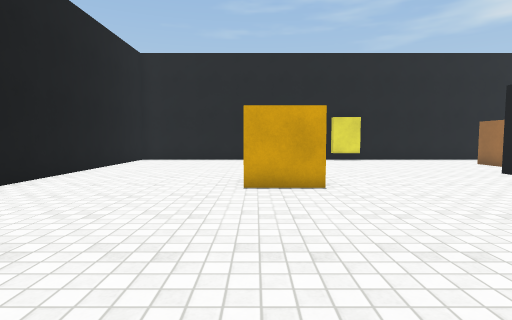
view 1 (above)

20 first-person views from a walk through a scene from a Unity 3-D project. The camera is 1.2 m above the floor, tilts 4° down and sees 80° across. The floor is counted in squares, 1 m on a side. Each view is taken from the middle of a square. On the plan, view 1 faces up. The plan holds only what a view shows up to about 13 squares ahead; the rest is blank. Surface patterns are stand-ins for the level's own textures.

view 2
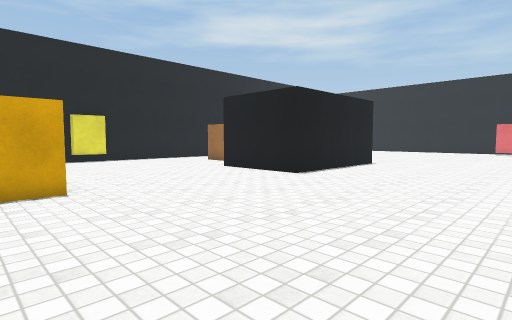

view 3
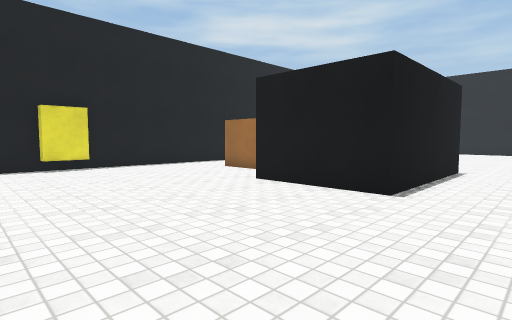

view 4
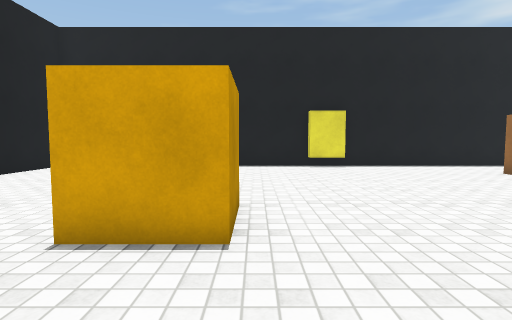

view 5
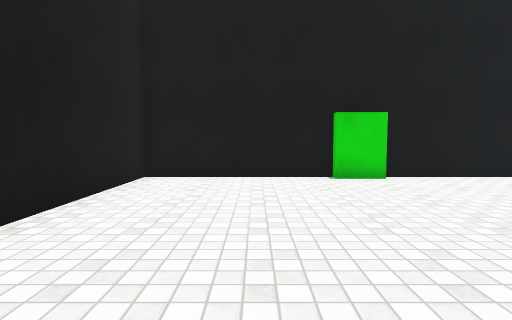

view 6
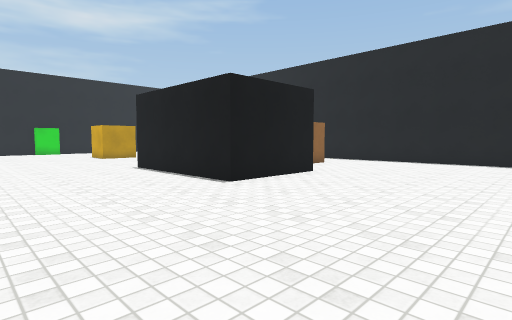

view 7
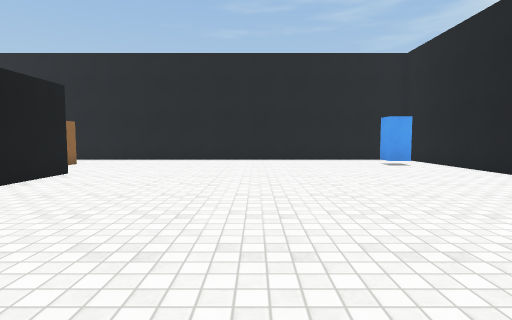

view 8
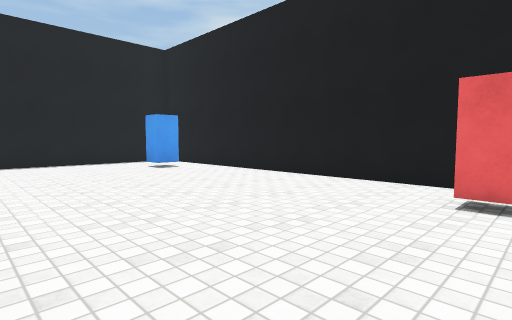

view 9
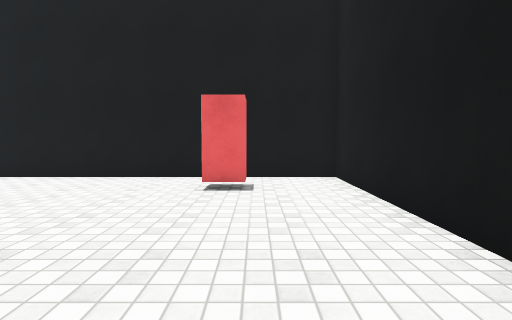

view 10
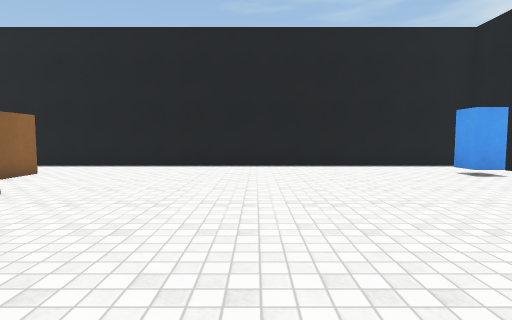

view 11
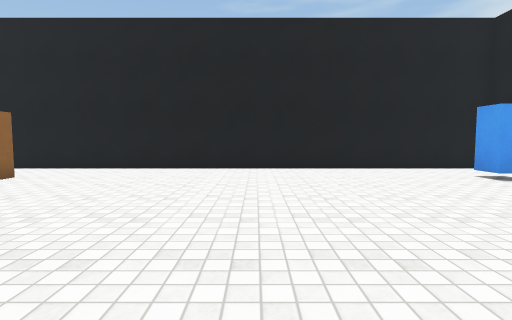

view 12
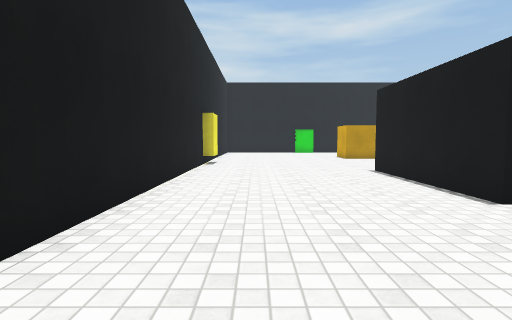

view 13
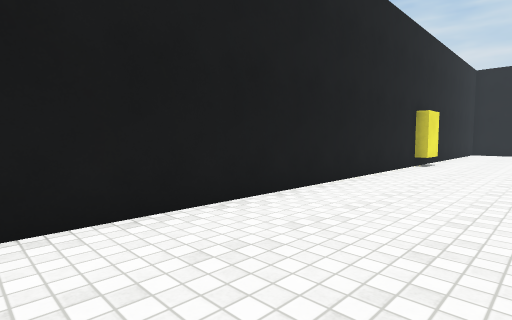

view 14
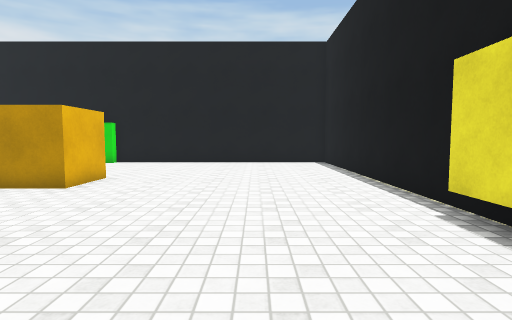

view 15
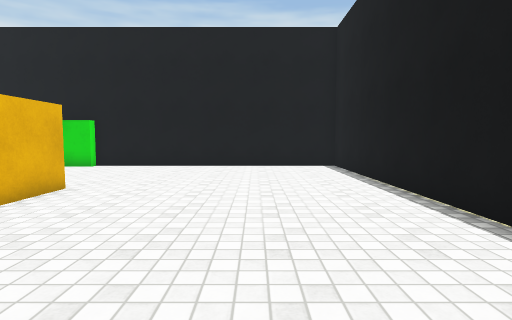

view 16
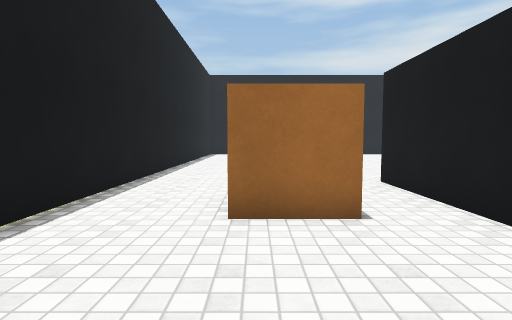

view 17
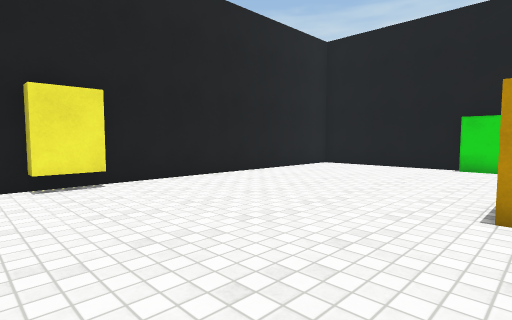

view 18
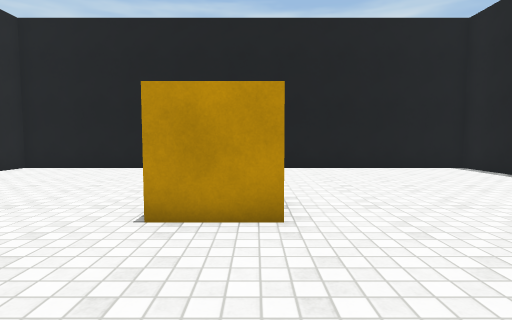

view 19
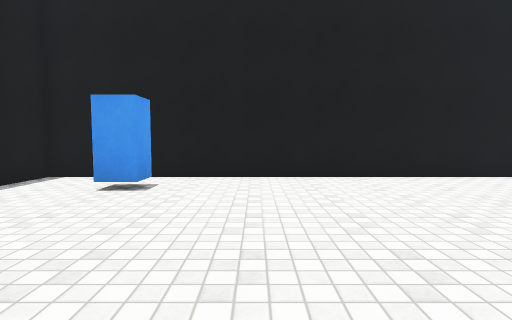

view 20
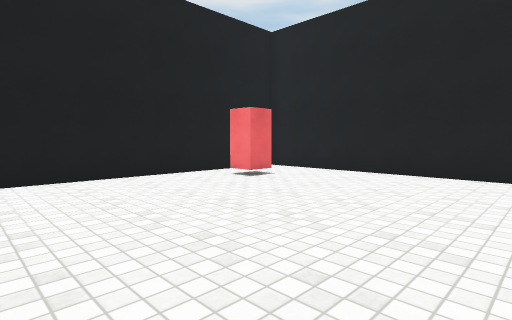

### Floor plan
Points are (right, up) in squares from view 1. A wall is a line through its corners. A room is listed if a view was taken in it or the views show most of it. See-through windows are left out.
Room 1 (views 1, 2, 3, 4, 5, 6, 7, 8, 9, 10, 11, 12, 13, 14, 15, 16, 17, 18, 19, 20)
walls: (10, 10.5) (14.5, 10.5) (14.5, 6.5) (8.5, 6.5) (8.5, 10.5); (7, 17.5) (5.9, 17.5); (5.9, 17) (4.3, 17) (4.3, 17.5); (5, 17.5) (-6.5, 17.5) (-6.5, 7); (4.2, 0) (5.8, 0) (5.8, -0.5) (29.5, -0.5) (29.5, 17.5) (10, 17.5); (-6.1, 7) (-6.1, 5.4) (-6.5, 5.4) (-6.5, -0.5) (4.1, -0.5)
objects: other object (0, 8) to (2, 9); other object (11, 13) to (12, 14); other object (27, 2) to (28, 3); other object (27, 14) to (28, 15)

Where each view was taken, in squares from view 1:
view 1: 0 up, 0 right, facing up
view 2: 0 up, 0 right, facing up-right
view 3: 4 up, 2 right, facing up-right
view 4: 4 up, 2 right, facing up
view 5: 3 up, 3 right, facing left
view 6: 1 up, 21 right, facing up-left
view 7: 0 up, 21 right, facing up
view 8: 2 up, 21 right, facing up-right
view 9: 2 up, 20 right, facing right
view 10: 4 up, 20 right, facing up
view 11: 5 up, 20 right, facing up
view 12: 2 up, 20 right, facing left
view 13: 4 up, 20 right, facing down-left
view 14: 14 up, 9 right, facing left
view 15: 14 up, 7 right, facing left
view 16: 14 up, 6 right, facing right
view 17: 8 up, 7 right, facing down-left
view 18: 9 up, 6 right, facing left
view 19: 11 up, 20 right, facing right
view 20: 10 up, 20 right, facing down-right
